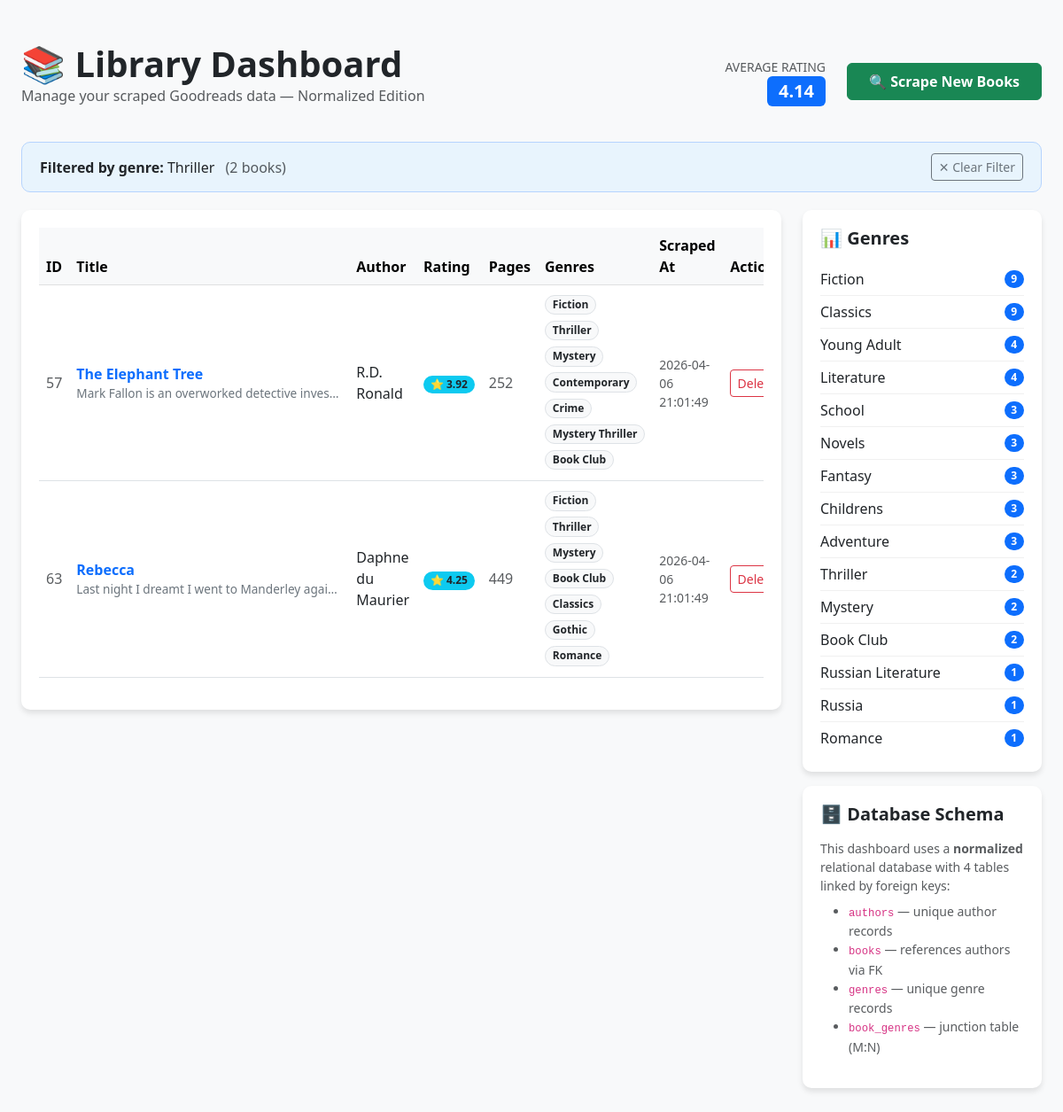
Page /genre/Thriller on the committed database.
### tables this page shows
CREATE TABLE genres (
            id INTEGER PRIMARY KEY AUTOINCREMENT,
            name TEXT NOT NULL UNIQUE
        );

CREATE TABLE books (
            id INTEGER PRIMARY KEY AUTOINCREMENT,
            title TEXT NOT NULL,
            
            author_id INTEGER NOT NULL,
            -- Instead of storing "Matt Haig" here, we store the NUMBER
            -- that represents Matt Haig in the authors table (e.g., 7).
            -- This is the core idea of normalization.
            
            rating TEXT,
            description TEXT DEFAULT '',
            page_count INTEGER,
            url TEXT UNIQUE,
            scraped_at TIMESTAMP DEFAULT CURRENT_TIMESTAMP,
            
            FOREIGN KEY (author_id) REFERENCES authors(id)
            -- This constraint tells SQLite: "author_id must be a valid
            -- id from the authors table. Don't let me insert garbage."
        );

CREATE TABLE authors (
            id INTEGER PRIMARY KEY AUTOINCREMENT,
            name TEXT NOT NULL UNIQUE
            -- UNIQUE: "Matt Haig" can only appear once in this table.
            -- If we try to INSERT a duplicate, SQLite will reject it
            -- (or we can use INSERT OR IGNORE to silently skip it).
        );

### app.py (the view)
@app.route('/genre/<genre_name>')
def books_by_genre(genre_name):
    books = get_books_by_genre(genre_name)
    avg_rating = get_average_rating()
    genre_stats = get_genre_stats()
    return render_template(
        'index.html',
        books=books,
        avg_rating=avg_rating,
        genre_stats=genre_stats,
        filter_type='genre',
        filter_value=genre_name
    )

### db.py (called while the page is built)
def get_genre_stats(db_name=DB_NAME):
    conn = sqlite3.connect(db_name)
    cursor = conn.cursor()
    cursor.execute('''
        SELECT g.name, COUNT(*) as book_count
        FROM genres g
        JOIN book_genres bg ON g.id = bg.genre_id
        GROUP BY g.name
        ORDER BY book_count DESC
    ''')
    stats = cursor.fetchall()
    conn.close()
    return stats

def get_average_rating(db_name=DB_NAME):
    conn = sqlite3.connect(db_name)
    cursor = conn.cursor()
    cursor.execute(
        'SELECT AVG(CAST(rating AS FLOAT)) FROM books WHERE rating != "N/A"'
    )
    result = cursor.fetchone()
    conn.close()
    return result[0] if result[0] else 0

### templates/index.html (shortened to what this page needs)
<!DOCTYPE html>
<html lang="en">
<head>
    <link href="https://cdn.jsdelivr.net/npm/bootstrap@5.3.0/dist/css/bootstrap.min.css" rel="stylesheet">
</head>
<body>
    <div class="container-fluid py-5 px-4">
        <div class="d-flex justify-content-between align-items-center mb-4">
            <div>
                <h1 class="fw-bold text-dark m-0">📚 Library Dashboard</h1>
                <p class="text-muted">Manage your scraped Goodreads data — Normalized Edition</p>
            </div>
            <div class="d-flex align-items-center">
                <div class="me-4 text-end">
                    <span class="text-muted small d-block">AVERAGE RATING</span>
                    <span class="badge bg-primary fs-5">{{ "%.2f"|format(avg_rating) }}</span>
                </div>
                <form action="{{ url_for('run_scraper') }}" method="POST">
                    <button type="submit" class="btn btn-success px-4 py-2 fw-bold">
                        🔍 Scrape New Books
                    </button>
                </form>
            </div>
        </div>
        {% if filter_type %}
        <div class="active-filter d-flex justify-content-between align-items-center">
            <div>
                <strong>Filtered by {{ filter_type }}:</strong> {{ filter_value }}
                <span class="text-muted ms-2">({{ books|length }} books)</span>
            </div>
            <a href="{{ url_for('index') }}" class="btn btn-outline-secondary btn-sm">✕ Clear Filter</a>
        </div>
        {% endif %}
        <div class="row">
            <div class="col-lg-9">
                <div class="table-container">
                    {% if books %}
                    <div class="table-responsive">
                        <table class="table table-hover align-middle">
                            <thead class="table-light">
                                <tr>
                                    <th style="width: 5%">ID</th>
                                    <th style="width: 25%">Title</th>
                                    <th style="width: 12%">Author</th>
                                    <th style="width: 7%">Rating</th>
                                    <th style="width: 7%">Pages</th>
                                    <th style="width: 22%">Genres</th>
                                    <th style="width: 12%">Scraped At</th>
                                    <th style="width: 10%" class="text-center">Actions</th>
                                </tr>
                            </thead>
                            <tbody>
                                {% for book in books %}
                                <tr>
                                    <td class="text-muted">{{ book[0] }}</td>
                                    <td>
                                        <a href="{{ book[4] }}" target="_blank" class="book-title">
                                            {{ book[1] }}
                                        </a>
                                        {% if book[6] %}
                                        <div class="description-preview" title="{{ book[6] }}">
                                            {{ book[6] }}
                                        </div>
                                        {% endif %}
                                    </td>
                                    <td>
                                        <a href="{{ url_for('books_by_author', author_name=book[2]) }}"
                                            class="author-link">
                                            {{ book[2] }}
                                        </a>
                                    </td>
                                    <td>
                                        <span class="badge rounded-pill bg-info text-dark">
                                            ⭐ {{ book[3] }}
                                        </span>
                                    </td>
                                    <td class="text-muted">
                                        {{ book[7] if book[7] else '—' }}
                                    </td>
                                    <td>
                                        {% if book[8] %}
                                        {% for genre in book[8].split(', ') %}
                                        <a href="{{ url_for('books_by_genre', genre_name=genre) }}"
                                            class="badge rounded-pill bg-light text-dark border genre-badge text-decoration-none mb-1">
                                            {{ genre }}
                                        </a>
                                        {% endfor %}
                                        {% else %}
                                        <span class="text-muted small">—</span>
                                        {% endif %}
                                    </td>
                                    <td class="text-muted small">{{ book[5] }}</td>
                                    <td class="text-center">
                                        <form action="{{ url_for('remove_entry', book_id=book[0]) }}" method="POST"
                                            onsubmit="return confirm('Are you sure you want to delete this book?');">
                                            <button type="submit" class="btn btn-outline-danger btn-sm">
                                                Delete
                                            </button>
                                        </form>
                                    </td>
                                </tr>
                                {% endfor %}
                            </tbody>
                        </table>
                    </div>
                    {% else %}
                    <div class="text-center py-5">
                        <h3 class="text-muted">Your library is empty.</h3>
                        <p>Click the green button above to start scraping!</p>
                    </div>
                    {% endif %}
                </div>
            </div>
            <div class="col-lg-3">
                <div class="sidebar-card">
                    <h5 class="fw-bold mb-3">📊 Genres</h5>
                    {% if genre_stats %}
                    <div>
                        {% for genre in genre_stats[:15] %}
                        <a href="{{ url_for('books_by_genre', genre_name=genre[0]) }}" class="genre-list-item">
                            <span>{{ genre[0] }}</span>
                            <span class="badge bg-primary rounded-pill">{{ genre[1] }}</span>
                        </a>
                        {% endfor %}
                    </div>
                    {% else %}
                    <p class="text-muted small">
                        No genres yet. Scrape some books to populate this!
                    </p>
                    {% endif %}
                </div>
                <div class="sidebar-card mt-3">
                    <h5 class="fw-bold mb-3">🗄️ Database Schema</h5>
                    <p class="text-muted small mb-2">
                        This dashboard uses a <strong>normalized</strong> relational database
                        with 4 tables linked by foreign keys:
                    </p>
                    <ul class="small text-muted">
                        <li><code>authors</code> — unique author records</li>
                        <li><code>books</code> — references authors via FK</li>
                        <li><code>genres</code> — unique genre records</li>
                        <li><code>book_genres</code> — junction table (M:N)</li>
                    </ul>
                </div>
            </div>
        </div>
    </div>
</body>
</html>

### templates/index.html (style rules this page uses)
body { background-color: #f8f9fa; }
.table-container { background: white; border-radius: 10px; padding: 20px; box-shadow: 0 4px 6px rgba(0, 0, 0, 0.1); }
.book-title { font-weight: 600; color: #0d6efd; text-decoration: none; }
.genre-badge { font-size: 0.75rem; cursor: pointer; transition: transform 0.15s ease; }
.author-link { color: inherit; text-decoration: none; }
.sidebar-card { background: white; border-radius: 10px; padding: 20px; box-shadow: 0 4px 6px rgba(0, 0, 0, 0.1); }
.genre-list-item { display: flex; justify-content: space-between; align-items: center; padding: 6px 0; border-bottom: 1px solid #f0f0f0; text-decoration: none; color: inherit; }
.genre-list-item:last-child { border-bottom: none; }
.description-preview { font-size: 0.85rem; color: #6c757d; max-width: 300px; white-space: nowrap; overflow: hidden; text-overflow: ellipsis; }
.active-filter { background: #e8f4fd; border: 1px solid #b6d4fe; border-radius: 10px; padding: 12px 20px; margin-bottom: 20px; }

### rows in the picture
genres: name "Thriller", genre "2"
books: id "57", title "The Elephant Tree", description "Mark Fallon is an overworked detective inves…", name "R.D. Ronald", rating "3.92", page_count "252", scraped_at "2026-04-06 21:01:49"
genres: name "Fiction", genre "9"
genres: name "Mystery", genre "2"
genres: name "Contemporary"
genres: name "Crime"
genres: name "Mystery Thriller"
genres: name "Book Club", genre "2"
books: id "63", title "Rebecca", description "Last night I dreamt I went to Manderley agai…", name "Daphne du Maurier", rating "4.25", page_count "449", scraped_at "2026-04-06 21:01:49"
genres: name "Classics", genre "9"
genres: name "Gothic"
genres: name "Romance", genre "1"
genres: name "Young Adult", genre "4"
genres: name "Literature", genre "4"
genres: name "School", genre "3"
genres: name "Novels", genre "3"
genres: name "Fantasy", genre "3"
genres: name "Childrens", genre "3"
genres: name "Adventure", genre "3"
genres: name "Russian Literature", genre "1"
genres: name "Russia", genre "1"

### other values in the picture
{{ "%.2f"|format(avg_rating) }} "4.14"
{{ filter_type }} "genre"
{{ books|length }} "2"
